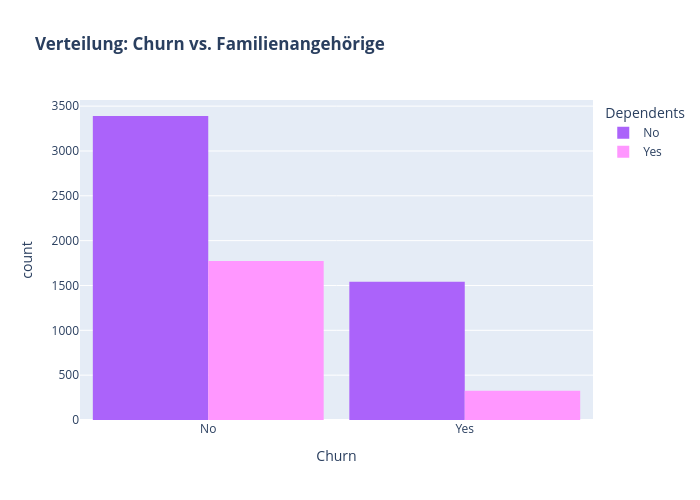

The code cell stored with this chart in its notebook:
### Markdown cell above
Viele Kunden hatten sich für den Glasfaserdienst (Fiber optic) entschieden. Diese scheinen eine hohe Abwanderungsrate zu haben, was auf eine Unzufriedenheit mit dieser Art von Internetdienst hindeuten könnte.

Kunden, die einen DSL-Dienst nutzen, sind in der Mehrzahl und haben eine geringere Abwanderungsrate als Glasfaserkunden.

### Code cell
color_map = {"Yes": "#FF97FF", "No": "#AB63FA"}
fig = px.histogram(df, x="Churn", color="Dependents", barmode="group", title="<b>Verteilung: Churn vs. Familienangehörige</b>", color_discrete_map=color_map)
fig.update_layout(width=700, height=500, bargap=0.1)
fig.show()

### Figure 1 — Plotly figure (JSON) as saved in the notebook; plotly's stock layout.template omitted (floating-point values rounded to 4 significant figures; data arrays with more than 128 entries replaced by an {"elided": "..."} marker saying what was removed)
{"data": [{"alignmentgroup": "True", "bingroup": "x", "hovertemplate": "Dependents=No<br>Churn=%{x}<br>count=%{y}<extra></extra>", "legendgroup": "No", "marker": {"color": "#AB63FA", "pattern": {"shape": ""}}, "name": "No", "offsetgroup": "No", "orientation": "v", "showlegend": true, "type": "histogram", "x": {"elided": "4933 str values"}, "xaxis": "x", "yaxis": "y"}, {"alignmentgroup": "True", "bingroup": "x", "hovertemplate": "Dependents=Yes<br>Churn=%{x}<br>count=%{y}<extra></extra>", "legendgroup": "Yes", "marker": {"color": "#FF97FF", "pattern": {"shape": ""}}, "name": "Yes", "offsetgroup": "Yes", "orientation": "v", "showlegend": true, "type": "histogram", "x": {"elided": "2099 str values"}, "xaxis": "x", "yaxis": "y"}], "layout": {"bargap": 0.1, "barmode": "group", "height": 500, "legend": {"title": {"text": "Dependents"}, "tracegroupgap": 0}, "title": {"text": "<b>Verteilung: Churn vs. Familienangehörige</b>"}, "width": 700, "xaxis": {"anchor": "y", "domain": [0, 1], "title": {"text": "Churn"}}, "yaxis": {"anchor": "x", "domain": [0, 1], "title": {"text": "count"}}}}
